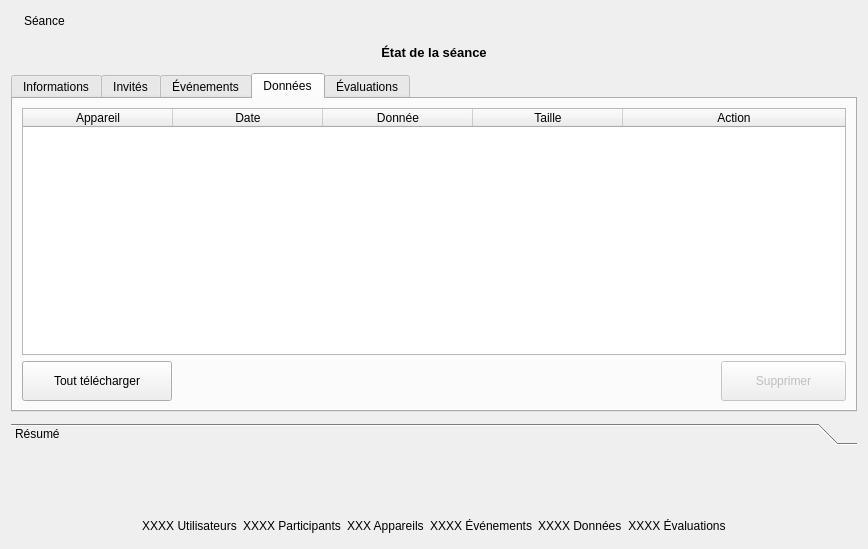
<?xml version="1.0" encoding="UTF-8"?>
<ui version="4.0">
 <class>SessionWidget</class>
 <widget class="QWidget" name="SessionWidget">
  <property name="geometry">
   <rect>
    <x>0</x>
    <y>0</y>
    <width>868</width>
    <height>549</height>
   </rect>
  </property>
  <property name="windowTitle">
   <string>Form</string>
  </property>
  <property name="styleSheet">
   <string notr="true">/*
QPushButton#btnDelData{background-color:qlineargradient(x1: 0, y1: 0, x2: 0, y2: 1, stop: 0 rgb(117, 0, 0), stop: 1 rgb(200, 0, 0));}
QWidget{background-color: rgba(0,0,0,0);color:white;border-radius:5px}
QWidget#mainWidget{background-color:rgba(128,128,128,25%);}
QWidget#frmProfile,QWidget#pageProfile{background-color:rgba(108,8,156,25%);}
QPlainTextEdit,QLineEdit,QListWidget,QComboBox,QTextEdit,QSpinBox{background-color: rgba(255,255,255,50%); color: black;}

QTableWidget{
background-color: rgba(0,0,0,50%);
color: white;
border: 1px solid rgba(255,255,255,50%);
}

QLabel#lblLastOnline{color:lightblue;}
QLabel#lblError,QLabel#lblCamMissing,QLabel#lblAudioMissing{color:red; background-color:rgba(255,0,0,30%);}

QPushButton:!enabled, QPushButton#btnDelData:!enabled, QLineEdit:!enabled, QListWidget:!enabled,QComboBox:!enabled,QTextEdit:!enabled,QPlainTextEdit:!enabled{background-color: rgba(0,0,0,30%);color:white;border:0}
QDateEdit::down-arrow:!enabled,QTimeEdit::down-arrow:!enabled,QDateEdit::up-arrow:!enabled,QTimeEdit::up-arrow:!enabled,QComboBox::drop-down:!enabled{background-color:rgba(0,0,0,0%);}

QTextEdit#txtProfile{background-color: rgba(255,255,255,80%);color:black;border:0}
QTextEdit:!enabled#txtProfile{background-color: rgba(255,255,255,60%);color:black;border:0}

QFrame#frmSelUser{background-color:rgba(100,100,200,50%);}
QFrame#frmAudio,QFrame#frmCam1,QFrame#frmCam2,QFrame#frmSensors,QFrame#frmWebRTC,QFrame#frmVirtualCam,QFrame#frmExternalPrograms{background-color:rgba(100,100,200,35%);}

QCheckBox::indicator:unchecked:!enabled { background-color:rgba(128,0,0,100%);}
QCheckBox::indicator:checked:!enabled { background-color:green;}
QCheckBox::indicator:unchecked{ background-color:red;border-radius:3px;}
QCheckBox::indicator:checked {background-color:rgb(0,255,0);border-radius:3px;}
QCheckBox:checked{color:lightgreen;background-color:rgba(0,0,0,0%);}
QCheckBox:!checked{color:red;background-color:rgba(0,0,0,0%);}

QPushButton{background-color:qlineargradient(x1: 0, y1: 0, x2: 0, y2: 1, stop: 0 #2198c0, stop: 1 #0d5ca6);}
QPushButton:checked{background-color:rgb(128,128,128); border:1px solid rgba(255,255,255,50%);}
QPushButton:hover,QPushButton:checked{background-color:  rgba(255,255,255,75%);color:black;}
QPushButton#btnEditUser:hover{background-color:  rgba(255,255,255,75%);color:black;}
QPushButton#btnEdit,QPushButton#btnDelete,QPushButton#btnExisting{background-color:  rgba(255,255,255,0%);border:0 px;}
QPushButton#btnEdit:hover,QPushButton#btnDelete:hover,QPushButton#btnExisting:hover{background-color:  rgba(255,255,255,25%);border:0 px;}
QPushButton#btnExisting:checked{background-color:rgba(0,100,200,50%);}
QPushButton#btnUpgrade{background-color:rgba(200,0,0,90%);}

QToolButton:hover{background-color:  rgba(255,255,255,50);}

QTreeWidget::branch:closed:has-children:has-siblings  {
            border-image: none;
            image: url(:/pictures/controls/branch_closed.png);
    }
     
    QTreeView::branch:open:has-children:!has-siblings,
    QTreeView::branch:open:has-children:has-siblings   {
            border-image: none;
            image:url(:/pictures/controls/branch_opened.png);
    }

QWidget#lineOnline{background-color:blue;}
QWidget#lineOffline{background-color:red;}
QWidget#lineBoth{background-color:rgb(255,0,255);}


QTabWidget::pane { /
	background-color: rgba(128,128,140,25%);
	border-radius: 5px;
    border: 2px solid rgba(128,128,140,50%);
 }

 QTabWidget::tab-bar {
     left: 5px; 
 }


 QTabBar::tab,QTableWidget::tab,QHeaderView::section {
     background: qlineargradient(x1: 0, y1: 0, x2: 0, y2: 1,
                                 stop: 0  rgba(128,128,140,50%),  stop: 1.0  rgba(128,128,140,25%));
     border: 2px solid  rgba(128,128,140,50%);
     border-bottom: 0px;
     border-top-left-radius: 4px;
     border-top-right-radius: 4px;
     padding: 2px;
min-height:25px;
 }

 QTabBar::tab:selected, QTabBar::tab:hover {

background: qlineargradient(x1: 0, y1: 0, x2: 0, y2: 1,
                                 stop: 0  rgba(128,128,140,70%),  stop: 1.0  rgba(128,128,140,50%));
 }

 QTabBar::tab:selected {
     border-color:rgba(128,128,140,60%);
     border-bottom-color:rgba(128,128,140,60%);
 }

 QTabBar::tab:!selected {
     margin-top: 2px; 
*/

</string>
  </property>
  <layout class="QVBoxLayout" name="verticalLayout">
   <item>
    <layout class="QHBoxLayout" name="horizontalLayout_3">
     <item>
      <widget class="QLabel" name="icoTitle">
       <property name="sizePolicy">
        <sizepolicy hsizetype="Fixed" vsizetype="Fixed">
         <horstretch>0</horstretch>
         <verstretch>0</verstretch>
        </sizepolicy>
       </property>
       <property name="maximumSize">
        <size>
         <width>32</width>
         <height>32</height>
        </size>
       </property>
       <property name="text">
        <string/>
       </property>
       <property name="pixmap">
        <pixmap resource="../../resources/TeraClient.qrc">:/icons/session.png</pixmap>
       </property>
       <property name="scaledContents">
        <bool>true</bool>
       </property>
      </widget>
     </item>
     <item>
      <widget class="QLabel" name="lblTitle">
       <property name="font">
        <font>
         <bold>false</bold>
        </font>
       </property>
       <property name="text">
        <string>Séance</string>
       </property>
      </widget>
     </item>
     <item>
      <spacer name="horizontalSpacer_2">
       <property name="orientation">
        <enum>Qt::Horizontal</enum>
       </property>
       <property name="sizeHint" stdset="0">
        <size>
         <width>40</width>
         <height>20</height>
        </size>
       </property>
      </spacer>
     </item>
    </layout>
   </item>
   <item>
    <widget class="QLabel" name="lblStatus">
     <property name="sizePolicy">
      <sizepolicy hsizetype="Preferred" vsizetype="Maximum">
       <horstretch>0</horstretch>
       <verstretch>0</verstretch>
      </sizepolicy>
     </property>
     <property name="minimumSize">
      <size>
       <width>0</width>
       <height>30</height>
      </size>
     </property>
     <property name="font">
      <font>
       <pointsize>10</pointsize>
       <bold>true</bold>
      </font>
     </property>
     <property name="text">
      <string>État de la séance</string>
     </property>
     <property name="alignment">
      <set>Qt::AlignCenter</set>
     </property>
    </widget>
   </item>
   <item>
    <widget class="QTabWidget" name="tabNav">
     <property name="currentIndex">
      <number>3</number>
     </property>
     <widget class="QWidget" name="tabDashboard">
      <attribute name="icon">
       <iconset resource="../../resources/TeraClient.qrc">
        <normaloff>:/icons/dashboard.png</normaloff>:/icons/dashboard.png</iconset>
      </attribute>
      <attribute name="title">
       <string>Informations</string>
      </attribute>
      <layout class="QVBoxLayout" name="verticalLayout_6">
       <item>
        <layout class="QHBoxLayout" name="horizontalLayout_4">
         <item>
          <spacer name="horizontalSpacer_3">
           <property name="orientation">
            <enum>Qt::Horizontal</enum>
           </property>
           <property name="sizeHint" stdset="0">
            <size>
             <width>40</width>
             <height>1</height>
            </size>
           </property>
          </spacer>
         </item>
         <item>
          <widget class="QPushButton" name="btnEdit">
           <property name="minimumSize">
            <size>
             <width>0</width>
             <height>32</height>
            </size>
           </property>
           <property name="cursor">
            <cursorShape>PointingHandCursor</cursorShape>
           </property>
           <property name="text">
            <string>Éditer</string>
           </property>
           <property name="icon">
            <iconset resource="../../resources/TeraClient.qrc">
             <normaloff>:/icons/edit.png</normaloff>:/icons/edit.png</iconset>
           </property>
           <property name="iconSize">
            <size>
             <width>20</width>
             <height>20</height>
            </size>
           </property>
          </widget>
         </item>
        </layout>
       </item>
       <item>
        <layout class="QHBoxLayout" name="layoutEditor">
         <item>
          <widget class="TeraForm" name="wdgSession" native="true">
           <property name="sizePolicy">
            <sizepolicy hsizetype="Preferred" vsizetype="MinimumExpanding">
             <horstretch>0</horstretch>
             <verstretch>0</verstretch>
            </sizepolicy>
           </property>
          </widget>
         </item>
        </layout>
       </item>
       <item>
        <widget class="QFrame" name="frameButtons">
         <property name="sizePolicy">
          <sizepolicy hsizetype="Preferred" vsizetype="Maximum">
           <horstretch>0</horstretch>
           <verstretch>0</verstretch>
          </sizepolicy>
         </property>
         <layout class="QHBoxLayout" name="horizontalLayout_2">
          <item>
           <widget class="QPushButton" name="btnSave">
            <property name="minimumSize">
             <size>
              <width>0</width>
              <height>32</height>
             </size>
            </property>
            <property name="cursor">
             <cursorShape>PointingHandCursor</cursorShape>
            </property>
            <property name="text">
             <string>Sauvegarder</string>
            </property>
            <property name="icon">
             <iconset resource="../../resources/TeraClient.qrc">
              <normaloff>:/icons/save.png</normaloff>:/icons/save.png</iconset>
            </property>
            <property name="iconSize">
             <size>
              <width>24</width>
              <height>24</height>
             </size>
            </property>
           </widget>
          </item>
          <item>
           <widget class="QPushButton" name="btnUndo">
            <property name="minimumSize">
             <size>
              <width>0</width>
              <height>32</height>
             </size>
            </property>
            <property name="cursor">
             <cursorShape>PointingHandCursor</cursorShape>
            </property>
            <property name="text">
             <string>Annuler</string>
            </property>
            <property name="icon">
             <iconset resource="../../resources/TeraClient.qrc">
              <normaloff>:/icons/undo.png</normaloff>:/icons/undo.png</iconset>
            </property>
            <property name="iconSize">
             <size>
              <width>24</width>
              <height>24</height>
             </size>
            </property>
           </widget>
          </item>
         </layout>
        </widget>
       </item>
      </layout>
     </widget>
     <widget class="QWidget" name="tabInvitees">
      <attribute name="icon">
       <iconset resource="../../resources/TeraClient.qrc">
        <normaloff>:/icons/usergroup.png</normaloff>:/icons/usergroup.png</iconset>
      </attribute>
      <attribute name="title">
       <string>Invités</string>
      </attribute>
      <layout class="QVBoxLayout" name="verticalLayout_4">
       <item>
        <widget class="SessionInviteWidget" name="wdgSessionInvitees" native="true"/>
       </item>
      </layout>
     </widget>
     <widget class="QWidget" name="tabEvents">
      <attribute name="icon">
       <iconset resource="../../resources/TeraClient.qrc">
        <normaloff>:/icons/log.png</normaloff>:/icons/log.png</iconset>
      </attribute>
      <attribute name="title">
       <string>Événements</string>
      </attribute>
      <layout class="QVBoxLayout" name="verticalLayout_9">
       <item>
        <widget class="QTableWidget" name="tableEvents">
         <property name="editTriggers">
          <set>QAbstractItemView::NoEditTriggers</set>
         </property>
         <attribute name="horizontalHeaderDefaultSectionSize">
          <number>125</number>
         </attribute>
         <attribute name="horizontalHeaderStretchLastSection">
          <bool>true</bool>
         </attribute>
         <column>
          <property name="text">
           <string>Type</string>
          </property>
         </column>
         <column>
          <property name="text">
           <string>Date / Heure</string>
          </property>
         </column>
         <column>
          <property name="text">
           <string>Contexte</string>
          </property>
         </column>
         <column>
          <property name="text">
           <string>Description</string>
          </property>
         </column>
        </widget>
       </item>
      </layout>
     </widget>
     <widget class="QWidget" name="tabAssets">
      <attribute name="icon">
       <iconset resource="../../resources/TeraClient.qrc">
        <normaloff>:/icons/data.png</normaloff>:/icons/data.png</iconset>
      </attribute>
      <attribute name="title">
       <string>Données</string>
      </attribute>
      <layout class="QVBoxLayout" name="verticalLayout_5">
       <item>
        <widget class="QTableWidget" name="tableData">
         <property name="enabled">
          <bool>true</bool>
         </property>
         <property name="editTriggers">
          <set>QAbstractItemView::NoEditTriggers</set>
         </property>
         <property name="selectionMode">
          <enum>QAbstractItemView::SingleSelection</enum>
         </property>
         <property name="selectionBehavior">
          <enum>QAbstractItemView::SelectRows</enum>
         </property>
         <property name="sortingEnabled">
          <bool>true</bool>
         </property>
         <attribute name="horizontalHeaderDefaultSectionSize">
          <number>150</number>
         </attribute>
         <attribute name="horizontalHeaderShowSortIndicator" stdset="0">
          <bool>true</bool>
         </attribute>
         <attribute name="horizontalHeaderStretchLastSection">
          <bool>true</bool>
         </attribute>
         <column>
          <property name="text">
           <string>Appareil</string>
          </property>
         </column>
         <column>
          <property name="text">
           <string>Date</string>
          </property>
         </column>
         <column>
          <property name="text">
           <string>Donnée</string>
          </property>
         </column>
         <column>
          <property name="text">
           <string>Taille</string>
          </property>
         </column>
         <column>
          <property name="text">
           <string>Action</string>
          </property>
         </column>
        </widget>
       </item>
       <item>
        <layout class="QHBoxLayout" name="horizontalLayout">
         <item>
          <widget class="QPushButton" name="btnDownloadAll">
           <property name="enabled">
            <bool>true</bool>
           </property>
           <property name="minimumSize">
            <size>
             <width>150</width>
             <height>40</height>
            </size>
           </property>
           <property name="cursor">
            <cursorShape>PointingHandCursor</cursorShape>
           </property>
           <property name="text">
            <string>Tout télécharger</string>
           </property>
           <property name="icon">
            <iconset resource="../../resources/TeraClient.qrc">
             <normaloff>:/icons/save.png</normaloff>:/icons/save.png</iconset>
           </property>
           <property name="iconSize">
            <size>
             <width>20</width>
             <height>20</height>
            </size>
           </property>
          </widget>
         </item>
         <item>
          <spacer name="horizontalSpacer">
           <property name="orientation">
            <enum>Qt::Horizontal</enum>
           </property>
           <property name="sizeHint" stdset="0">
            <size>
             <width>40</width>
             <height>20</height>
            </size>
           </property>
          </spacer>
         </item>
         <item>
          <widget class="QPushButton" name="btnDelData">
           <property name="enabled">
            <bool>false</bool>
           </property>
           <property name="minimumSize">
            <size>
             <width>125</width>
             <height>40</height>
            </size>
           </property>
           <property name="cursor">
            <cursorShape>PointingHandCursor</cursorShape>
           </property>
           <property name="text">
            <string>Supprimer</string>
           </property>
           <property name="icon">
            <iconset resource="../../resources/TeraClient.qrc">
             <normaloff>:/icons/delete.png</normaloff>:/icons/delete.png</iconset>
           </property>
          </widget>
         </item>
        </layout>
       </item>
      </layout>
     </widget>
     <widget class="QWidget" name="tabTests">
      <attribute name="icon">
       <iconset resource="../../resources/TeraClient.qrc">
        <normaloff>:/icons/test.png</normaloff>:/icons/test.png</iconset>
      </attribute>
      <attribute name="title">
       <string>Évaluations</string>
      </attribute>
      <layout class="QVBoxLayout" name="verticalLayout_3">
       <item>
        <widget class="QListWidget" name="lstTests">
         <property name="enabled">
          <bool>false</bool>
         </property>
        </widget>
       </item>
      </layout>
     </widget>
    </widget>
   </item>
   <item>
    <widget class="QToolBox" name="grpSummary">
     <property name="sizePolicy">
      <sizepolicy hsizetype="Preferred" vsizetype="Preferred">
       <horstretch>0</horstretch>
       <verstretch>0</verstretch>
      </sizepolicy>
     </property>
     <property name="minimumSize">
      <size>
       <width>0</width>
       <height>120</height>
      </size>
     </property>
     <property name="maximumSize">
      <size>
       <width>16777215</width>
       <height>110</height>
      </size>
     </property>
     <widget class="QWidget" name="grpSummaryPage1">
      <property name="geometry">
       <rect>
        <x>0</x>
        <y>0</y>
        <width>850</width>
        <height>89</height>
       </rect>
      </property>
      <attribute name="label">
       <string>Résumé</string>
      </attribute>
      <layout class="QVBoxLayout" name="verticalLayout_8">
       <property name="spacing">
        <number>0</number>
       </property>
       <property name="leftMargin">
        <number>0</number>
       </property>
       <property name="topMargin">
        <number>0</number>
       </property>
       <property name="rightMargin">
        <number>0</number>
       </property>
       <property name="bottomMargin">
        <number>0</number>
       </property>
       <item alignment="Qt::AlignHCenter">
        <widget class="QFrame" name="frameStats">
         <property name="sizePolicy">
          <sizepolicy hsizetype="Expanding" vsizetype="Maximum">
           <horstretch>0</horstretch>
           <verstretch>0</verstretch>
          </sizepolicy>
         </property>
         <property name="minimumSize">
          <size>
           <width>600</width>
           <height>80</height>
          </size>
         </property>
         <property name="maximumSize">
          <size>
           <width>16777215</width>
           <height>16777215</height>
          </size>
         </property>
         <layout class="QGridLayout" name="gridLayout">
          <property name="verticalSpacing">
           <number>10</number>
          </property>
          <item row="0" column="4" alignment="Qt::AlignHCenter|Qt::AlignVCenter">
           <widget class="ClickableLabel" name="icoAssets">
            <property name="sizePolicy">
             <sizepolicy hsizetype="Fixed" vsizetype="Fixed">
              <horstretch>0</horstretch>
              <verstretch>0</verstretch>
             </sizepolicy>
            </property>
            <property name="minimumSize">
             <size>
              <width>48</width>
              <height>48</height>
             </size>
            </property>
            <property name="maximumSize">
             <size>
              <width>48</width>
              <height>48</height>
             </size>
            </property>
            <property name="cursor">
             <cursorShape>PointingHandCursor</cursorShape>
            </property>
            <property name="text">
             <string/>
            </property>
            <property name="pixmap">
             <pixmap resource="../../resources/TeraClient.qrc">:/icons/data.png</pixmap>
            </property>
            <property name="scaledContents">
             <bool>true</bool>
            </property>
           </widget>
          </item>
          <item row="0" column="2" alignment="Qt::AlignHCenter|Qt::AlignVCenter">
           <widget class="ClickableLabel" name="icoDevices">
            <property name="sizePolicy">
             <sizepolicy hsizetype="Fixed" vsizetype="Fixed">
              <horstretch>0</horstretch>
              <verstretch>0</verstretch>
             </sizepolicy>
            </property>
            <property name="minimumSize">
             <size>
              <width>48</width>
              <height>48</height>
             </size>
            </property>
            <property name="maximumSize">
             <size>
              <width>48</width>
              <height>48</height>
             </size>
            </property>
            <property name="cursor">
             <cursorShape>PointingHandCursor</cursorShape>
            </property>
            <property name="text">
             <string/>
            </property>
            <property name="pixmap">
             <pixmap resource="../../resources/TeraClient.qrc">:/icons/device.png</pixmap>
            </property>
            <property name="scaledContents">
             <bool>true</bool>
            </property>
           </widget>
          </item>
          <item row="1" column="0">
           <widget class="QLabel" name="lblUsersStats">
            <property name="sizePolicy">
             <sizepolicy hsizetype="Preferred" vsizetype="Maximum">
              <horstretch>0</horstretch>
              <verstretch>0</verstretch>
             </sizepolicy>
            </property>
            <property name="text">
             <string>XXXX Utilisateurs</string>
            </property>
            <property name="alignment">
             <set>Qt::AlignCenter</set>
            </property>
           </widget>
          </item>
          <item row="0" column="3" alignment="Qt::AlignHCenter|Qt::AlignVCenter">
           <widget class="ClickableLabel" name="icoEvents">
            <property name="sizePolicy">
             <sizepolicy hsizetype="Fixed" vsizetype="Fixed">
              <horstretch>0</horstretch>
              <verstretch>0</verstretch>
             </sizepolicy>
            </property>
            <property name="minimumSize">
             <size>
              <width>48</width>
              <height>48</height>
             </size>
            </property>
            <property name="maximumSize">
             <size>
              <width>48</width>
              <height>48</height>
             </size>
            </property>
            <property name="cursor">
             <cursorShape>PointingHandCursor</cursorShape>
            </property>
            <property name="text">
             <string/>
            </property>
            <property name="pixmap">
             <pixmap resource="../../resources/TeraClient.qrc">:/icons/log.png</pixmap>
            </property>
            <property name="scaledContents">
             <bool>true</bool>
            </property>
           </widget>
          </item>
          <item row="1" column="2" alignment="Qt::AlignHCenter|Qt::AlignVCenter">
           <widget class="QLabel" name="lblDevicesStats">
            <property name="text">
             <string>XXX Appareils</string>
            </property>
           </widget>
          </item>
          <item row="0" column="0" alignment="Qt::AlignHCenter">
           <widget class="ClickableLabel" name="icoUsers">
            <property name="sizePolicy">
             <sizepolicy hsizetype="Fixed" vsizetype="Fixed">
              <horstretch>0</horstretch>
              <verstretch>0</verstretch>
             </sizepolicy>
            </property>
            <property name="minimumSize">
             <size>
              <width>48</width>
              <height>48</height>
             </size>
            </property>
            <property name="maximumSize">
             <size>
              <width>48</width>
              <height>48</height>
             </size>
            </property>
            <property name="cursor">
             <cursorShape>PointingHandCursor</cursorShape>
            </property>
            <property name="text">
             <string/>
            </property>
            <property name="pixmap">
             <pixmap resource="../../resources/TeraClient.qrc">:/icons/software_user.png</pixmap>
            </property>
            <property name="scaledContents">
             <bool>true</bool>
            </property>
           </widget>
          </item>
          <item row="1" column="5" alignment="Qt::AlignVCenter">
           <widget class="QLabel" name="lblTests">
            <property name="sizePolicy">
             <sizepolicy hsizetype="Preferred" vsizetype="Maximum">
              <horstretch>0</horstretch>
              <verstretch>0</verstretch>
             </sizepolicy>
            </property>
            <property name="text">
             <string>XXXX Évaluations</string>
            </property>
            <property name="alignment">
             <set>Qt::AlignCenter</set>
            </property>
           </widget>
          </item>
          <item row="1" column="3" alignment="Qt::AlignHCenter|Qt::AlignVCenter">
           <widget class="QLabel" name="lblEvents">
            <property name="text">
             <string>XXXX Événements</string>
            </property>
           </widget>
          </item>
          <item row="1" column="4" alignment="Qt::AlignHCenter|Qt::AlignVCenter">
           <widget class="QLabel" name="lblAssets">
            <property name="text">
             <string>XXXX Données</string>
            </property>
           </widget>
          </item>
          <item row="0" column="5" alignment="Qt::AlignHCenter">
           <widget class="ClickableLabel" name="icoTests">
            <property name="sizePolicy">
             <sizepolicy hsizetype="Fixed" vsizetype="Fixed">
              <horstretch>0</horstretch>
              <verstretch>0</verstretch>
             </sizepolicy>
            </property>
            <property name="minimumSize">
             <size>
              <width>48</width>
              <height>48</height>
             </size>
            </property>
            <property name="maximumSize">
             <size>
              <width>48</width>
              <height>48</height>
             </size>
            </property>
            <property name="text">
             <string/>
            </property>
            <property name="pixmap">
             <pixmap resource="../../resources/TeraClient.qrc">:/icons/test.png</pixmap>
            </property>
            <property name="scaledContents">
             <bool>true</bool>
            </property>
           </widget>
          </item>
          <item row="0" column="1" alignment="Qt::AlignHCenter">
           <widget class="ClickableLabel" name="icoParticipant">
            <property name="sizePolicy">
             <sizepolicy hsizetype="Fixed" vsizetype="Fixed">
              <horstretch>0</horstretch>
              <verstretch>0</verstretch>
             </sizepolicy>
            </property>
            <property name="minimumSize">
             <size>
              <width>48</width>
              <height>48</height>
             </size>
            </property>
            <property name="maximumSize">
             <size>
              <width>48</width>
              <height>48</height>
             </size>
            </property>
            <property name="cursor">
             <cursorShape>PointingHandCursor</cursorShape>
            </property>
            <property name="text">
             <string/>
            </property>
            <property name="pixmap">
             <pixmap resource="../../resources/TeraClient.qrc">:/icons/patient.png</pixmap>
            </property>
            <property name="scaledContents">
             <bool>true</bool>
            </property>
           </widget>
          </item>
          <item row="1" column="1">
           <widget class="QLabel" name="lblParticipantsStats">
            <property name="sizePolicy">
             <sizepolicy hsizetype="Preferred" vsizetype="Preferred">
              <horstretch>0</horstretch>
              <verstretch>0</verstretch>
             </sizepolicy>
            </property>
            <property name="text">
             <string>XXXX Participants</string>
            </property>
            <property name="alignment">
             <set>Qt::AlignCenter</set>
            </property>
           </widget>
          </item>
         </layout>
        </widget>
       </item>
      </layout>
     </widget>
    </widget>
   </item>
  </layout>
 </widget>
 <customwidgets>
  <customwidget>
   <class>TeraForm</class>
   <extends>QWidget</extends>
   <header>TeraForm.h</header>
   <container>1</container>
  </customwidget>
  <customwidget>
   <class>ClickableLabel</class>
   <extends>QLabel</extends>
   <header>widgets/ClickableLabel.h</header>
   <slots>
    <signal>clicked()</signal>
    <slot>clicked()</slot>
   </slots>
  </customwidget>
  <customwidget>
   <class>SessionInviteWidget</class>
   <extends>QWidget</extends>
   <header>widgets/SessionInviteWidget.h</header>
   <container>1</container>
  </customwidget>
 </customwidgets>
 <resources>
  <include location="../../resources/TeraClient.qrc"/>
 </resources>
 <connections/>
</ui>
